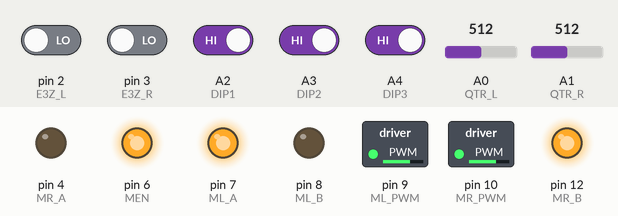
Simulated run of this sketch. Board: Arduino Nano, built with avr-gcc and run on an emulated ATmega328P. Shown: switched loads named in the sketch (green lamp = pin HIGH), output pins drawn as LEDs (lit = HIGH). The test bench sets the inputs (shaded band); at power-on: A2 (DIP1), A3 (DIP2), A4 (DIP3) HIGH, pin 2 (E3Z_L), pin 3 (E3Z_R) LOW, A1 (QTR_R) = 512, A0 (QTR_L) = 512.

Above: at 1.2 s.
1.3 s: A1 (QTR_R) set to 358
2.8 s: A1 (QTR_R) set to 339
At 3.1 s:
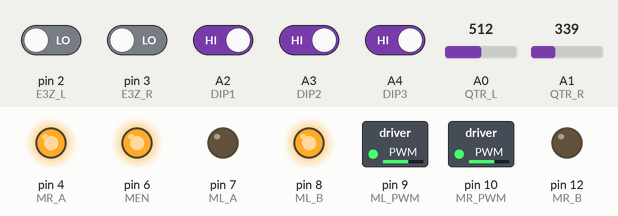
4.3 s: A0 (QTR_L) set to 359
5.8 s: A0 (QTR_L) set to 338
At 6.1 s:
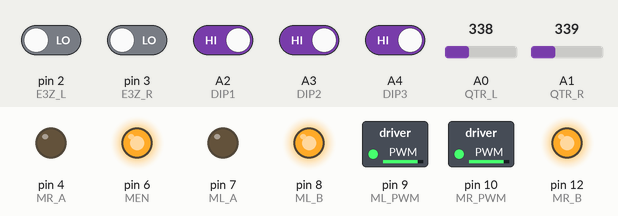
7.3 s: A0 (QTR_L) set to 360
At 8.5 s:
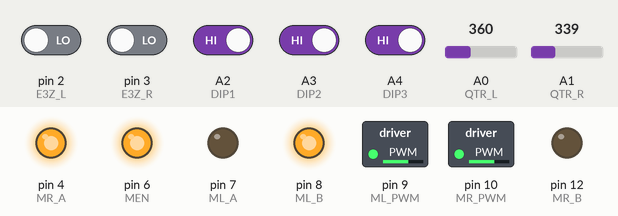
8.8 s: A0 (QTR_L) set to 340
At 9.4 s:
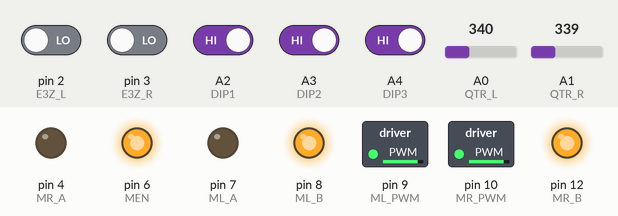
Timing chart, 0 to 11.3 s (numbered marks = the images above; inputs shaded):
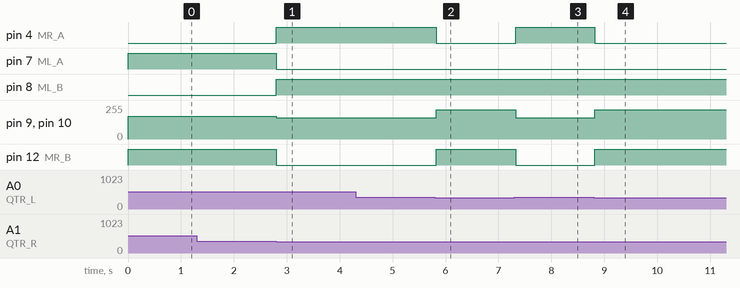

The sketch:

sumo_robot_example.ino
```cpp
/*
 * ============================================================
 *  MİNİ SUMO ROBOT — ÖRNEK FIRMWARE (Arduino Nano / ATmega328P)
 * ============================================================
 *  Donanım ve pin haritası:
 *    QTR-1A  (alt, analog yansıma)  : A0 (sol), A1 (sağ)
 *    E3Z-D81 (ön, dijital mesafe)   : D2 (sol), D3 (sağ)
 *    Motor sürücü  sol  : PWM D9  + yön D7/D8
 *    Motor sürücü  sağ  : PWM D10 + yön D4/D12
 *    Motor enable       : D6
 *    DIP switch (2 konumlu x3)      : A2, A3, A4  (INPUT_PULLUP, kapalı=aktif)
 *    Pil ölçüm (3S LiPo, opsiyonel) : A5
 *    Başlat butonu (opsiyonel)      : D11
 *
 *  Bu kodu değiştirerek robotunun stratejisini geliştir.
 *  Web panelinden "Derle & Başlat" ile robotunu ringe çıkarabilirsin.
 * ============================================================
 */

#define QTR_L  A0
#define QTR_R  A1
#define E3Z_L  2
#define E3Z_R  3

#define ML_PWM 9
#define MR_PWM 10
#define ML_A   7
#define ML_B   8
#define MR_A   4
#define MR_B   12
#define MEN    6

#define DIP1   A2
#define DIP2   A3
#define DIP3   A4

// Yansıma eşikleri (ölçüme göre ayarla)
#define EDGE_THRESHOLD 350   // bu değerin altı = siyah kenar

// Durum değişkenleri
int mod = 0;             // DIP switch ile seçilen mod
unsigned long sonGorulme = 0;

void motorKur() {
  pinMode(ML_A, OUTPUT); pinMode(ML_B, OUTPUT);
  pinMode(MR_A, OUTPUT); pinMode(MR_B, OUTPUT);
  pinMode(MEN, OUTPUT);
  digitalWrite(MEN, HIGH);         // sürücüyü etkinleştir
}

// Motor hızları: -255..255 (negatif = geri)
void motor(int solHiz, int sagHiz) {
  digitalWrite(ML_A, solHiz >= 0); digitalWrite(ML_B, solHiz < 0);
  digitalWrite(MR_A, sagHiz >= 0); digitalWrite(MR_B, sagHiz < 0);
  analogWrite(ML_PWM, constrain(abs(solHiz), 0, 255));
  analogWrite(MR_PWM, constrain(abs(sagHiz), 0, 255));
}

void setup() {
  motorKur();
  pinMode(E3Z_L, INPUT); pinMode(E3Z_R, INPUT);
  pinMode(DIP1, INPUT_PULLUP);
  pinMode(DIP2, INPUT_PULLUP);
  pinMode(DIP3, INPUT_PULLUP);
  motor(0, 0);
}

void loop() {
  // --- Girişleri oku ---
  int ql = analogRead(QTR_L);
  int qr = analogRead(QTR_R);
  bool rakipSol  = digitalRead(E3Z_L);
  bool rakipSag  = digitalRead(E3Z_R);

  bool d1 = !digitalRead(DIP1);
  bool d2 = !digitalRead(DIP2);
  bool d3 = !digitalRead(DIP3);
  mod = (d1 ? 1 : 0) + (d2 ? 2 : 0) + (d3 ? 4 : 0);

  // --- 1) Kenar (dohyo dışı) koruması: her modda öncelikli ---
  bool solKenar = ql < EDGE_THRESHOLD;
  bool sagKenar = qr < EDGE_THRESHOLD;
  if (solKenar && sagKenar) {
    motor(-220, -220);              // tam geri çekil
    delay(60);
    return;
  }
  if (solKenar) { motor(160, -160); delay(40); return; }   // sola dön
  if (sagKenar) { motor(-160, 160); delay(40); return; }   // sağa dön

  // --- 2) Rakip tespiti ---
  if (rakipSol || rakipSag) {
    sonGorulme = millis();
    if (mod == 2) {
      // Savunma modu (DIP2): dokunup geri çekil
      motor(200, 200);
    } else {
      // Saldırı: tam güç ileri
      motor(255, 255);
    }
    delay(5);
    return;
  }

  // --- 3) Rakip görünmüyorsa: moda göre tarama ---
  switch (mod) {
    case 1:                          // DIP1: sola tarama (geniş yay)
      motor(190, 130);
      break;
    case 4:                          // DIP3: sağa tarama (geniş yay)
      motor(130, 190);
      break;
    case 2:                          // DIP2: yavaş bekle (savunma)
      motor(90, 90);
      break;
    default:                         // mod 0: yerinde dönerek rakip ara
      motor(170, -170);
      break;
  }
  delay(5);
}
```

Measured:
- the behaviour switches between 350 and 349 on A1 (QTR_R) (found by bisection; images 0 and 1)
- the behaviour switches between 350 and 349 on A0 (QTR_L) (found by bisection; images 1 and 2)
- after the input at 1.3 s, every drawn part: stays the same
- after the input at 2.8 s, pin 4 (MR_A), pin 8 (ML_B): LOW → HIGH at once; pin 7 (ML_A), pin 12 (MR_B): HIGH → LOW at once; pin 9 (ML_PWM), pin 10 (MR_PWM): 170/255 → 160/255 at once
- after the input at 4.3 s, every drawn part: stays the same
- after the input at 5.8 s, pin 4 (MR_A): HIGH → LOW at once; pin 9 (ML_PWM), pin 10 (MR_PWM): 160/255 → 220/255 at once; pin 12 (MR_B): LOW → HIGH at once
- after the input at 7.3 s, pin 4 (MR_A): LOW → HIGH at once; pin 9 (ML_PWM), pin 10 (MR_PWM): 220/255 → 160/255 at once; pin 12 (MR_B): HIGH → LOW at once
- after the input at 8.8 s, pin 4 (MR_A): HIGH → LOW at once; pin 9 (ML_PWM), pin 10 (MR_PWM): 160/255 → 220/255 at once; pin 12 (MR_B): LOW → HIGH at once
